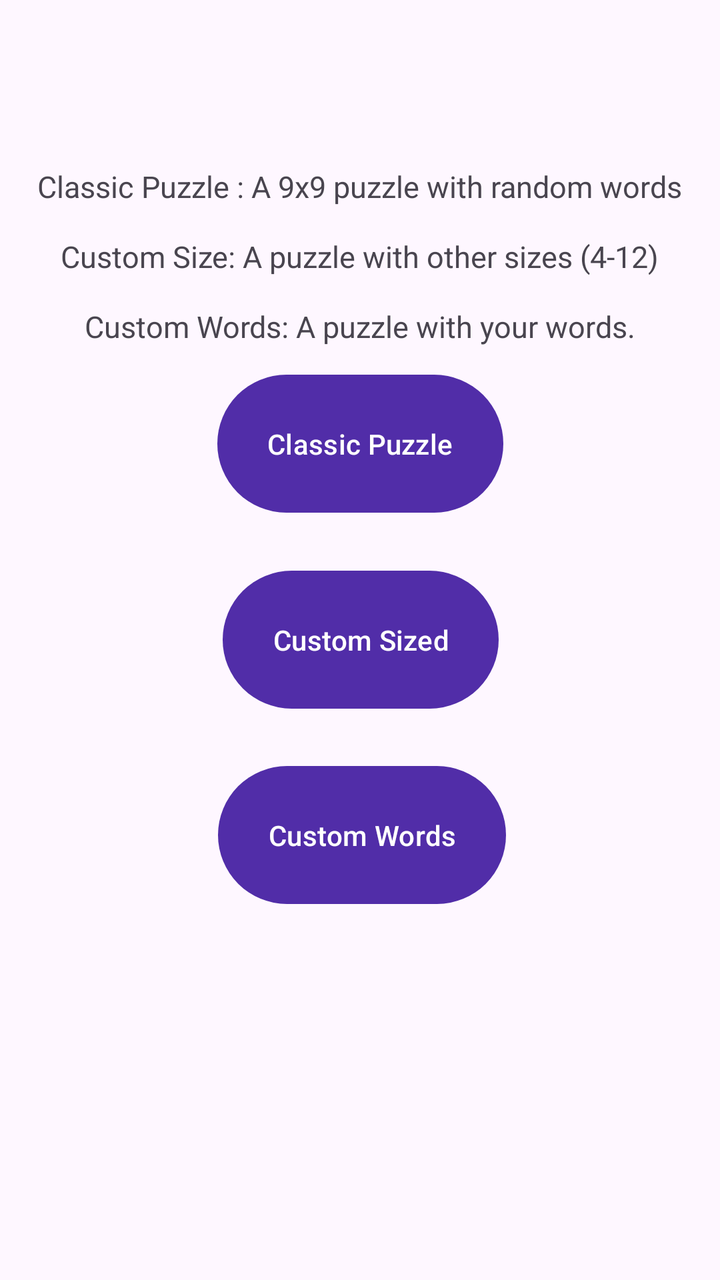
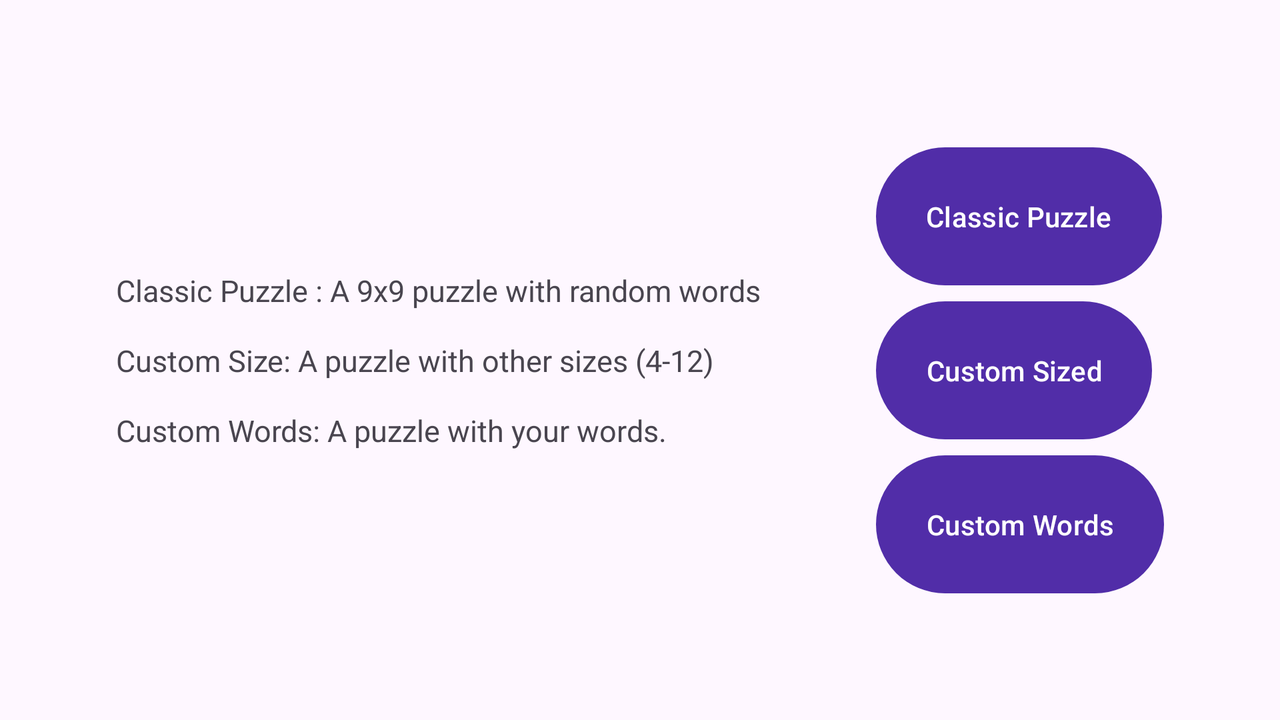

One screen, two layout resources from the same app: the default and the repository's alternative for another configuration. Each is rendered where Android would select it; the XML of both is given below.
<!-- AndroidManifest.xml: application theme Theme.WordSudoku -->
<!-- res/layout/fragment_choose_puzzle_mode.xml -->
<?xml version="1.0" encoding="utf-8"?>
<androidx.constraintlayout.widget.ConstraintLayout xmlns:android="http://schemas.android.com/apk/res/android"
    xmlns:app="http://schemas.android.com/apk/res-auto"
    xmlns:tools="http://schemas.android.com/tools"
    android:id="@+id/choosePuzzleModeFragment"
    android:layout_width="match_parent"
    android:layout_height="match_parent"
    android:fitsSystemWindows="true">


    <TextView
        android:id="@+id/choose_mode_textView"
        android:layout_width="wrap_content"
        android:layout_height="wrap_content"
        android:gravity="top|center_horizontal"
        android:lineHeight="35dp"
        android:text="@string/choose_mode_title"
        android:textSize="15sp"
        app:layout_constraintBottom_toBottomOf="parent"
        app:layout_constraintEnd_toEndOf="parent"
        app:layout_constraintHorizontal_bias="0.493"
        app:layout_constraintStart_toStartOf="parent"
        app:layout_constraintTop_toTopOf="parent"
        app:layout_constraintVertical_bias="0.151" />

    <Button
        android:id="@+id/classic_puzzle_button"
        android:layout_width="wrap_content"
        android:layout_height="wrap_content"
        android:padding="25dp"
        android:layout_margin="10dp"
        android:layout_marginTop="36dp"
        android:text="@string/classic_puzzle"
        app:layout_constraintEnd_toEndOf="parent"
        app:layout_constraintStart_toStartOf="parent"
        app:layout_constraintTop_toBottomOf="@+id/choose_mode_textView" />

    <Button
        android:id="@+id/custom_size_button"
        android:layout_width="wrap_content"
        android:layout_height="wrap_content"
        android:padding="25dp"
        android:layout_margin="10dp"
        android:text="@string/custom_size_puzzle"
        app:layout_constraintBottom_toTopOf="@+id/custom_words_button"
        app:layout_constraintEnd_toEndOf="parent"
        app:layout_constraintHorizontal_bias="0.501"
        app:layout_constraintStart_toStartOf="parent"
        app:layout_constraintTop_toBottomOf="@+id/classic_puzzle_button" />

    <Button
        android:id="@+id/custom_words_button"
        android:layout_width="wrap_content"
        android:layout_height="wrap_content"
        android:padding="25dp"
        android:layout_margin="10dp"
        android:text="@string/custom_words_puzzle"
        app:layout_constraintBottom_toBottomOf="parent"
        app:layout_constraintEnd_toEndOf="parent"
        app:layout_constraintHorizontal_bias="0.505"
        app:layout_constraintStart_toStartOf="parent"
        app:layout_constraintTop_toBottomOf="@+id/classic_puzzle_button"
        app:layout_constraintVertical_bias="0.384" />

</androidx.constraintlayout.widget.ConstraintLayout>
<!-- resources referenced by this layout -->
<resources>
  <string name="choose_mode_title">Classic Puzzle : A 9x9 puzzle with random words\nCustom Size: A puzzle with other sizes (4-12)\nCustom Words: A puzzle with your words.</string>
  <string name="classic_puzzle">Classic Puzzle</string>
  <string name="custom_size_puzzle">Custom Sized</string>
  <string name="custom_words_puzzle">Custom Words</string>
  <style name="Theme.WordSudoku" parent="Theme.Material3.DayNight">
          
          <item name="colorPrimary">@color/purple_700</item>
          <item name="colorPrimaryVariant">@color/violet_500</item>
          <item name="colorOnPrimary">@color/white</item>
          
          <item name="colorSecondary">@color/yellow_200</item>
          <item name="colorSecondaryVariant">@color/yellow_700</item>
          <item name="colorOnSecondary">@color/black</item>
          
          <item name="android:statusBarColor">?attr/colorPrimaryVariant</item>
          
      </style>
  <color name="purple_700">#512DA8</color>
  <color name="violet_500">#9C27B0</color>
  <color name="white">#FFFFFFFF</color>
  <color name="yellow_200">#FFE082</color>
  <color name="yellow_700">#FBC02D</color>
  <color name="black">#FF000000</color>
</resources>
<!-- res/layout-land/fragment_choose_puzzle_mode.xml (the repository's variant of the layout above) -->
<!-- drawn on the phone turned sideways -->
<?xml version="1.0" encoding="utf-8"?>
<androidx.constraintlayout.widget.ConstraintLayout xmlns:android="http://schemas.android.com/apk/res/android"
    xmlns:app="http://schemas.android.com/apk/res-auto"
    xmlns:tools="http://schemas.android.com/tools"
    android:id="@+id/choosePuzzleModeFragment"
    android:layout_width="match_parent"
    android:layout_height="match_parent"
    android:fitsSystemWindows="true">


    <TextView
        android:id="@+id/choose_mode_textView"
        android:layout_width="wrap_content"
        android:layout_height="wrap_content"
        android:text="@string/choose_mode_title"
        android:textSize="15sp"
        android:lineHeight="35dp"
        app:layout_constraintBottom_toBottomOf="parent"
        app:layout_constraintEnd_toStartOf="@+id/choose_mode_buttons"
        app:layout_constraintHorizontal_bias="0.5"
        app:layout_constraintStart_toStartOf="parent"
        app:layout_constraintTop_toTopOf="parent" />

    <LinearLayout
        android:id="@+id/choose_mode_buttons"
        android:layout_width="wrap_content"
        android:layout_height="wrap_content"
        android:orientation="vertical"
        app:layout_constraintBottom_toBottomOf="parent"
        app:layout_constraintEnd_toEndOf="parent"
        app:layout_constraintStart_toEndOf="@+id/choose_mode_textView"
        app:layout_constraintTop_toTopOf="parent">

        <Button
            android:id="@+id/classic_puzzle_button"
            android:layout_width="wrap_content"
            android:layout_height="wrap_content"
            android:layout_marginTop="10dp"
            android:padding="25dp"
            android:text="@string/classic_puzzle" />


        <Button
            android:id="@+id/custom_size_button"
            android:layout_width="wrap_content"
            android:layout_height="wrap_content"
            android:padding="25dp"
            android:text="@string/custom_size_puzzle" />


        <Button
            android:id="@+id/custom_words_button"
            android:layout_width="wrap_content"
            android:layout_height="wrap_content"
            android:padding="25dp"
            android:text="@string/custom_words_puzzle" />
    </LinearLayout>

</androidx.constraintlayout.widget.ConstraintLayout>
